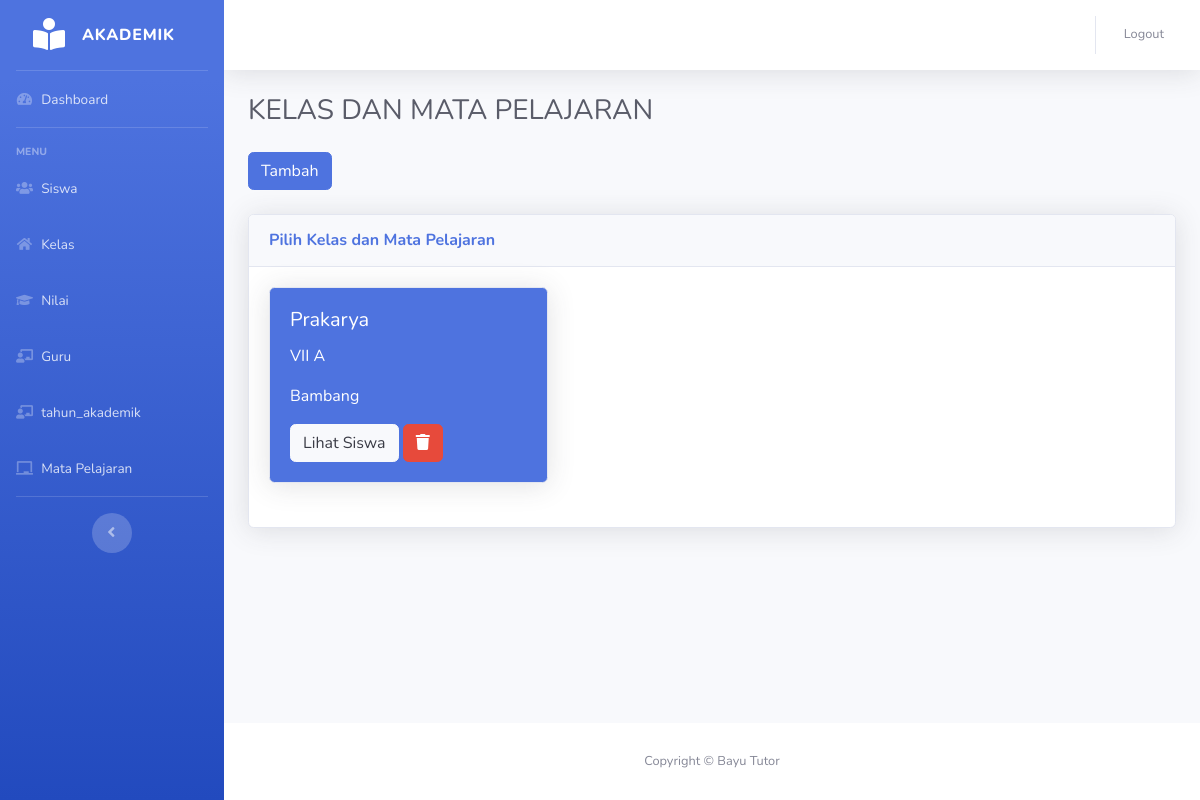
Page /nilai/nilai.php on the committed database.
### tables this page shows
CREATE TABLE `mata_pelajaran` (
  `kd_mp` int(11) NOT NULL AUTO_INCREMENT,
  `nama_mp` varchar(30) DEFAULT NULL,
  PRIMARY KEY (`kd_mp`)
);

CREATE TABLE `kelas` (
  `id_kelas` int(11) NOT NULL AUTO_INCREMENT,
  `nama_kelas` varchar(30) NOT NULL,
  PRIMARY KEY (`id_kelas`),
  KEY `id_kelas` (`id_kelas`)
);

CREATE TABLE `guru` (
  `nip` varchar(18) NOT NULL,
  `kd_mp` int(11) DEFAULT NULL,
  `nama_guru` varchar(30) DEFAULT NULL,
  `alamat` varchar(30) DEFAULT NULL,
  `jenis_kelamin` enum('L','P') DEFAULT NULL,
  `agama` enum('ISLAM','PROTESTAN','KATHOLIK','HINDU','BUDHA','KONGHUCU','LAINNYA') DEFAULT NULL,
  PRIMARY KEY (`nip`),
  KEY `kd_mp` (`kd_mp`),
  KEY `kd_mp_2` (`kd_mp`),
  KEY `nip` (`nip`),
  CONSTRAINT `guru_ibfk_1` FOREIGN KEY (`kd_mp`) REFERENCES `mata_pelajaran` (`kd_mp`)
);

### nilai/nilai.php (the view, shortened to what this page needs)
<?php
include_once("../functions.php");
$db = dbConnect();
if ($db->connect_errno == 0) {
    $query = "
        SELECT
            mp.nama_mp AS nama_mapel,
            k.nama_kelas,
            g.nama_guru,
            mp.kd_mp AS id_mapel,
            k.id_kelas
        FROM
            kelas_guru kg
        JOIN
            guru g ON kg.nip = g.nip
        JOIN
            kelas k ON kg.id_kelas = k.id_kelas
        JOIN
            mata_pelajaran mp ON kg.kd_mp = mp.kd_mp";
    $result = $db->query($query);
}
?>
<!DOCTYPE html>
<html lang="en">
<head>
    <link href="../assets/vendor/fontawesome-free/css/all.min.css" rel="stylesheet" type="text/css">
    <link href="../assets/css/sb-admin-2.min.css" rel="stylesheet">
    <link href="../assets/vendor/datatables/dataTables.bootstrap4.min.css" rel="stylesheet">
</head>
<body id="page-top">
    <div id="wrapper">
        <?php include_once("../layout/sidebar.php") ?>
        <div id="content-wrapper" class="d-flex flex-column">
            <div id="content">
                <?php include_once("../layout/topbar.php") ?>
                <div class="container-fluid">
                    <h1 class="h3 mb-4 text-gray-800">KELAS DAN MATA PELAJARAN</h1>
                    <button class="btn btn-primary mb-4" data-toggle="modal" data-target="#tambahModal">Tambah</button>
                    <div class="card shadow mb-4">
                        <div class="card-header py-3">
                            <h6 class="m-0 font-weight-bold text-primary">Pilih Kelas dan Mata Pelajaran</h6>
                        </div>
                        <div class="card-body">
                            <div class="row" id="kelasMpContainer">
                                <?php if ($result && $result->num_rows > 0): ?>
                                    <?php while ($row = $result->fetch_assoc()) { ?>
                                        <div class="col-lg-4 mb-4">
                                            <div class="card bg-primary text-white shadow">
                                                <div class="card-body">
                                                    <h5 class="card-title"><?= $row['nama_mapel']; ?></h5>
                                                    <p class="card-text"><?= $row['nama_kelas']; ?></p>
                                                    <p class="card-text"><?= $row['nama_guru']; ?></p>
                                                    <a href="tampil-nilai.php?id_kelas=<?= $row['id_kelas']; ?>&id_mp=<?= $row['id_mapel']; ?>" class="btn btn-light">Lihat Siswa</a>
                                                    <button class="btn btn-danger btn-delete" data-id="<?= $row['id_kelas']; ?>-<?= $row['id_mapel']; ?>" title="Hapus">
                                                        <i class="fas fa-trash"></i>
                                                    </button>
                                                </div>
                                            </div>
                                        </div>
                                    <?php } ?>
                                <?php else: ?>
                                    <p>Tidak ada data yang ditemukan.</p>
                                <?php endif; ?>
                            </div>
                        </div>
                    </div>
                </div>
            </div>
            <?php include_once("../layout/footer.php") ?>
        </div>
    </div>
</body>
</html>

### rows in the picture
mata_pelajaran: nama_mp "Prakarya", kelas.nama_kelas "VII A", guru.nama_guru "Bambang"
